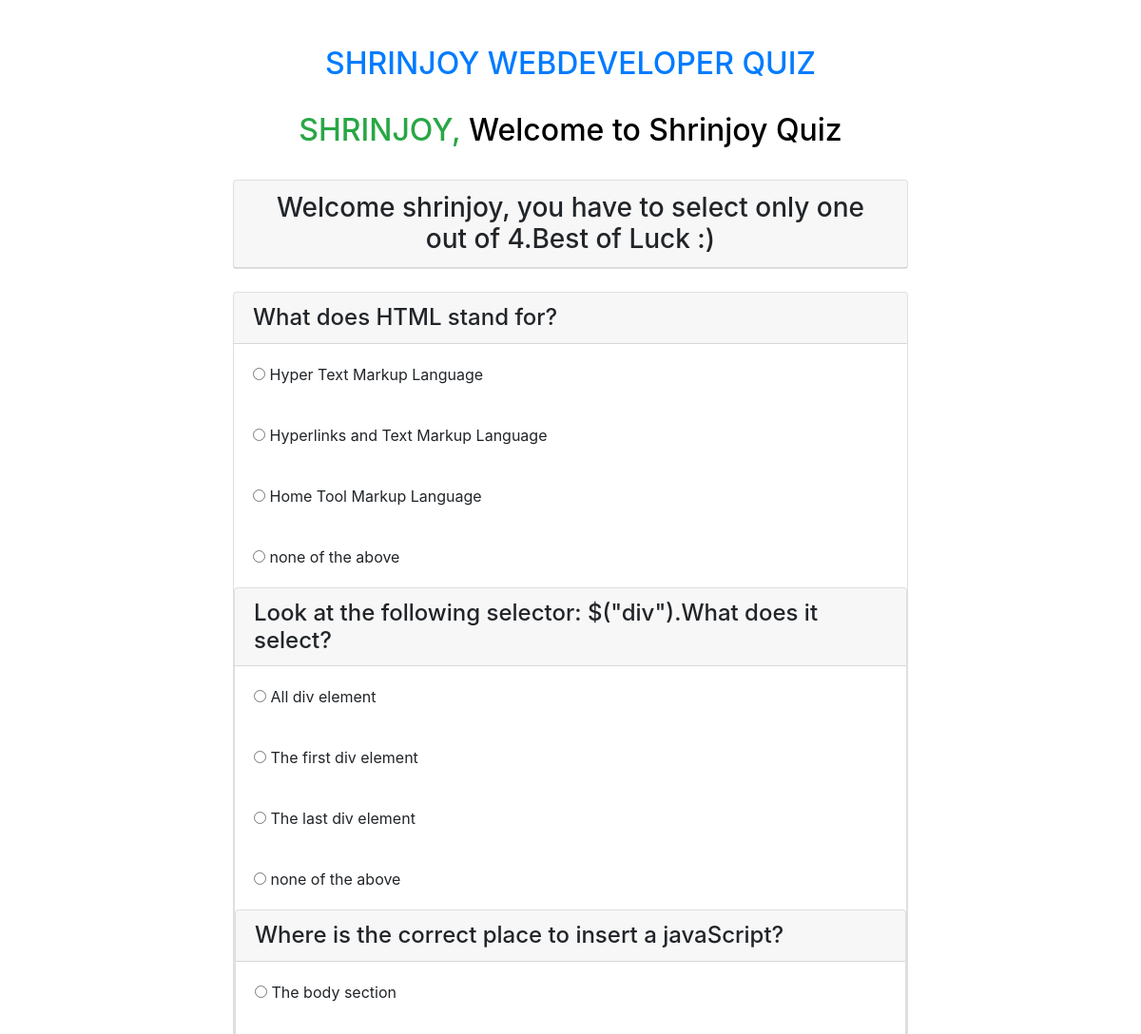
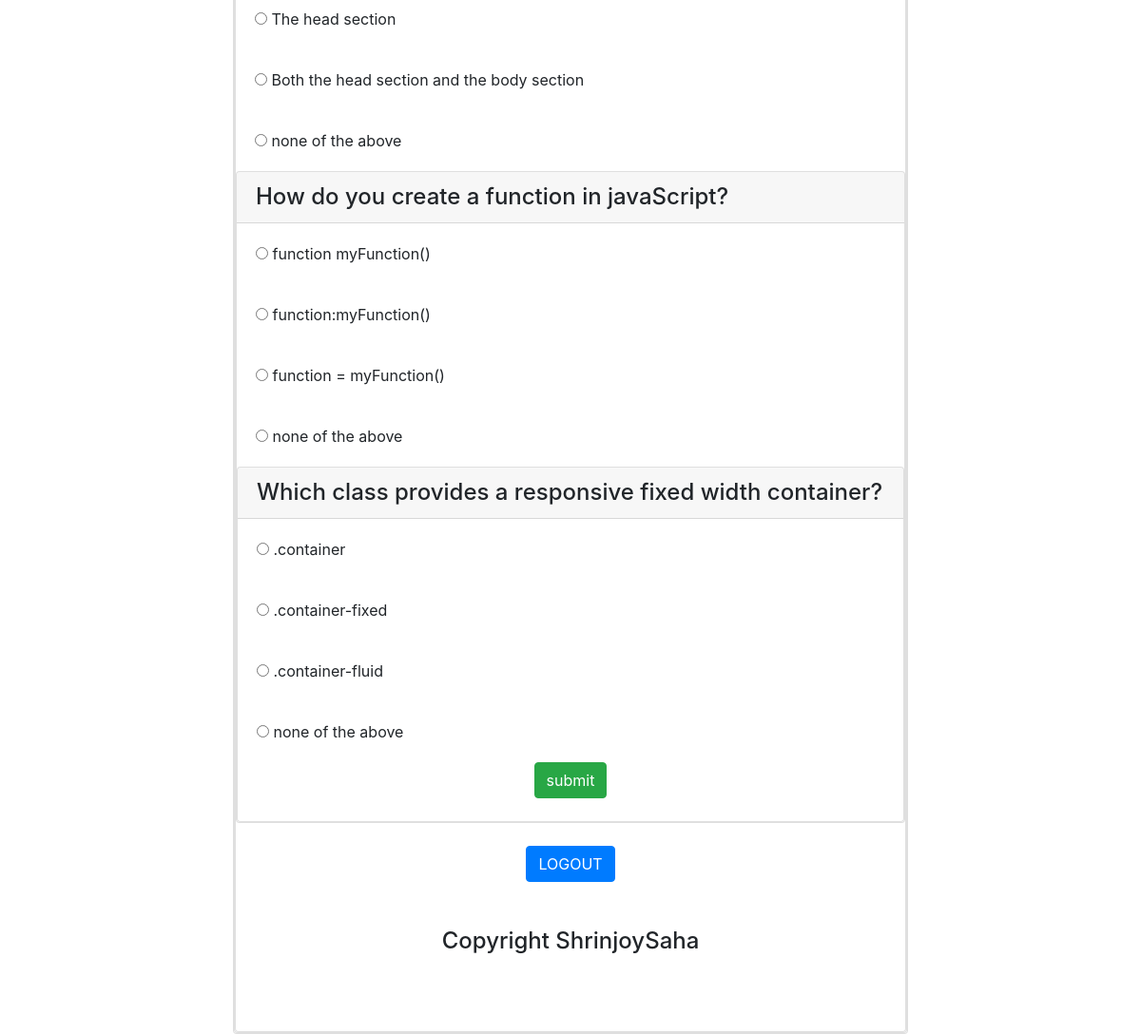
Screenshot of /home.php (signed in) with the database file from the repository (2 pictures, top to bottom).
### tables this page shows
CREATE TABLE `questions` (
  `qid` int(250) NOT NULL,
  `question` varchar(250) DEFAULT NULL,
  `ans_id` int(250) DEFAULT NULL
);

CREATE TABLE `answers` (
  `aid` int(250) NOT NULL,
  `answer` varchar(250) DEFAULT NULL,
  `ans_id` int(250) DEFAULT NULL
);

### home.php (the view, shortened to what this page needs)
<?php
	$con=mysqli_connect('localhost','root');
	mysqli_select_db($con,'quizdbase');
?>
<!DOCTYPE html>
<html>
<head>
	<link rel="stylesheet" href="https://maxcdn.bootstrapcdn.com/bootstrap/4.0.0/css/bootstrap.min.css">
</head>
<body>
	<div class="container">
		<br><br><h2 class="text-center text-primary  animateuse">SHRINJOY WEBDEVELOPER QUIZ</h2><br>
		<h2 class="text-center text-success" style="text-transform: uppercase;"><?php echo $_SESSION['username'] ?>,<span style="color:black; text-transform: none;"> Welcome to Shrinjoy Quiz<span> </h2><br>
		<div class="col-lg-8 m-auto d-block">
			<div class="card">
				<h3 class="text-center card-header"> Welcome <?php echo $_SESSION['username']?>, you have to select only one out of 4.Best of Luck :) </h3>
			</div><br>
			<form action="check.php" method="post">
				<?php
					for($i=1; $i<6; $i++){
					$q="select * from questions where qid=$i";
					$query=mysqli_query($con,$q);
					while($rows = mysqli_fetch_array($query)){
						?>
						<div class="card">
							<h4 class="card-header"><?php echo $rows['question'] ?></h4>
							<?php
								$q="select * from answers where ans_id=$i";
								$query=mysqli_query($con,$q);
								while($rows = mysqli_fetch_array($query)){
							?>
							<div class="card-body">
								<input type="radio" name="quizcheck[<?php echo $rows['ans_id'];?>]" value="<?php echo $rows['aid']; ?>">
								<?php echo $rows['answer']?>
							</div>
				<?php
					}
				}
				}
				?>
					<input type="submit" name="submit" value="submit" class="btn btn-success m-auto d-block"><br>
			</form>
						</div>
		</div>
		<div class="m-auto d-block">
			<br><a href="logout.php" class="btn btn-primary">LOGOUT</a>
		</div><br>
		<div>
			<br><h4 class="text-center"> Copyright ShrinjoySaha</h4>
		</div><br><br><br>
</body>
</html>

### home.php (style rules this page uses)
.animateuse { animation: leelaanimate 0.5s infinite; }

### rows the page displays
questions: question "What does HTML stand for?"
answers: answer "Hyper Text Markup Language"
answers: answer "Hyperlinks and Text Markup Language"
answers: answer "Home Tool Markup Language"
answers: answer "none of the above"
questions: question "Look at the following selector: $(\"div\").What does it select?"
answers: answer "All div element"
answers: answer "The first div element"
answers: answer "The last div element"
answers: answer "none of the above"
questions: question "Where is the correct place to insert a javaScript?"
answers: answer "The body section"
answers: answer "The head section"
answers: answer "Both the head section and the body section"
answers: answer "none of the above"
questions: question "How do you create a function in javaScript?"
answers: answer "function myFunction()"
answers: answer "function:myFunction()"
answers: answer "function = myFunction()"
answers: answer "none of the above"
questions: question "Which class provides a responsive fixed width container?"
answers: answer ".container"
answers: answer ".container-fixed"
answers: answer ".container-fluid"
answers: answer "none of the above"

### other values shown
$_SESSION['username'] "SHRINJOY"
$_SESSION['username'] "shrinjoy"
